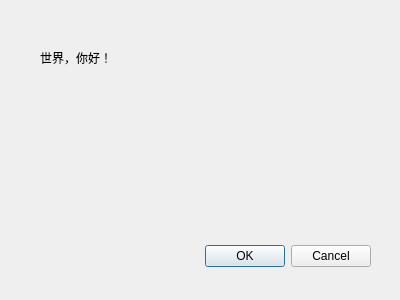
<?xml version="1.0" encoding="UTF-8"?>
<ui version="4.0">
 <class>Dialog</class>
 <widget class="QDialog" name="Dialog">
  <property name="geometry">
   <rect>
    <x>0</x>
    <y>0</y>
    <width>400</width>
    <height>300</height>
   </rect>
  </property>
  <property name="windowTitle">
   <string>Dialog</string>
  </property>
  <widget class="QDialogButtonBox" name="buttonBox">
   <property name="geometry">
    <rect>
     <x>30</x>
     <y>240</y>
     <width>341</width>
     <height>32</height>
    </rect>
   </property>
   <property name="orientation">
    <enum>Qt::Horizontal</enum>
   </property>
   <property name="standardButtons">
    <set>QDialogButtonBox::Cancel|QDialogButtonBox::Ok</set>
   </property>
  </widget>
  <widget class="QLabel" name="label">
   <property name="geometry">
    <rect>
     <x>40</x>
     <y>50</y>
     <width>72</width>
     <height>15</height>
    </rect>
   </property>
   <property name="minimumSize">
    <size>
     <width>72</width>
     <height>15</height>
    </size>
   </property>
   <property name="maximumSize">
    <size>
     <width>72</width>
     <height>15</height>
    </size>
   </property>
   <property name="text">
    <string>世界，你好！</string>
   </property>
  </widget>
 </widget>
 <resources/>
 <connections>
  <connection>
   <sender>buttonBox</sender>
   <signal>accepted()</signal>
   <receiver>Dialog</receiver>
   <slot>accept()</slot>
   <hints>
    <hint type="sourcelabel">
     <x>248</x>
     <y>254</y>
    </hint>
    <hint type="destinationlabel">
     <x>157</x>
     <y>274</y>
    </hint>
   </hints>
  </connection>
  <connection>
   <sender>buttonBox</sender>
   <signal>rejected()</signal>
   <receiver>Dialog</receiver>
   <slot>reject()</slot>
   <hints>
    <hint type="sourcelabel">
     <x>316</x>
     <y>260</y>
    </hint>
    <hint type="destinationlabel">
     <x>286</x>
     <y>274</y>
    </hint>
   </hints>
  </connection>
 </connections>
</ui>
